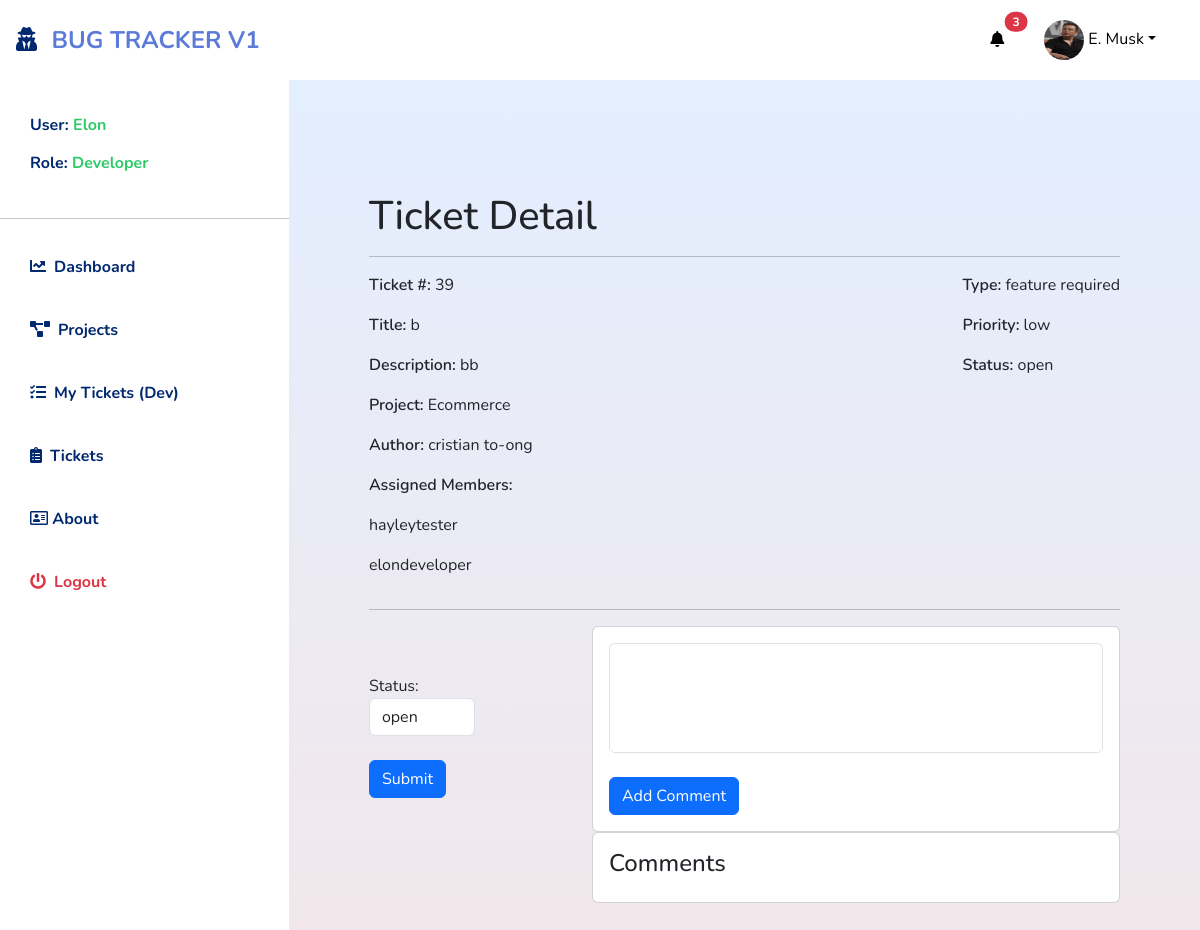
Screenshot of /bugtracker/tickets/39/ (signed in) with the database file from the repository.
### accounts/models.py (models this page shows, shortened)
class EmployeeProfile(models.Model):
  user = models.OneToOneField(User, on_delete=models.CASCADE, related_name='profile')
  employee_id = models.CharField(max_length=128, blank=True)
  first_name = models.CharField(max_length=200, blank=True)
  last_name = models.CharField(max_length=200, blank=True)
  email = models.EmailField(max_length=200, blank=True)
  role = models.ForeignKey(Role,on_delete=models.CASCADE)
  avatar = models.ImageField(default='avatar.png', upload_to='avatars/', blank=True)
  phone_number = models.CharField(max_length=50, blank=True)
  updated = models.DateTimeField(auto_now=True)
  created = models.DateTimeField(auto_now_add=True)
  class Meta:
    ordering = ('-created',)
  def __str__(self):
    return self.first_name + " " + self.last_name
  def get_fullname(self):
    return self.first_name + " " + self.last_name

class Role(models.Model):
  role = models.CharField(max_length=50)

### bugtrackerapp/models.py (models this page shows, shortened)
class Ticket(models.Model):
  title = models.CharField(max_length=200,null=True,blank=True)
  ticket_description = models.TextField(null=True,blank=True)
  image = models.ImageField(upload_to='ticketimgs/', blank=True, null=True)
  project = models.ForeignKey(Project, on_delete=models.CASCADE)
  author = models.ForeignKey(EmployeeProfile, on_delete=models.CASCADE, related_name='tickets', unique=False)
  assign_members = models.ManyToManyField(User, related_name='devs', blank=True)
  type = models.ForeignKey(Type, on_delete=models.CASCADE)
  priority = models.ForeignKey(Priority, on_delete=models.CASCADE)
  status = models.ForeignKey(Status, on_delete=models.CASCADE)
  updated = models.DateTimeField(auto_now=True)
  created = models.DateTimeField(auto_now_add=True)
  history = HistoricalRecords(cascade_delete_history=True)
  class Meta:
    ordering = ('-created',)
  def __str__(self):
    return self.title

class Project(models.Model):
  name = models.CharField(max_length=200,null=True,blank=True)
  description = models.TextField(null=True,blank=True)
  submission_date = models.DateField(blank=True, null=True)
  assigned_members = models.ManyToManyField(EmployeeProfile)
  updated = models.DateTimeField(auto_now=True)
  created = models.DateTimeField(auto_now_add=True)
  def __str__(self):
    return self.name

class Type(models.Model):
  type = models.CharField(max_length=100, null=True,blank=True)
  def __str__(self):
    return self.type

class Priority(models.Model):
  priority = models.CharField(max_length=100, null=True,blank=True)
  def __str__(self):
    return self.priority

class Status(models.Model):
  status = models.CharField(max_length=100, null=True,blank=True)
  def __str__(self):
    return self.status

### bugtrackerapp/views.py (the view, shortened to what this page needs)
# urls.py: path('tickets/<int:ticket_id>/', views.ticket_detail, name='ticket_detail'),
@login_required(login_url="/")
def ticket_detail(request, ticket_id):
  comment = ''
  comment_user = ''
  assigned_users = []
  image_url = ''
  comment_form = CommentForm(request.POST or None)
  ticket = get_object_or_404(Ticket, id=ticket_id)
  edit_ticket_dev_form = EditTicketFormDev(instance=ticket)
  ticket_developer = Ticket.objects.filter(assign_members=request.user)
  is_user_ticket = ticket.author == request.user.profile
  is_developer_ticket = ticket.assign_members.contains(request.user)
  is_tester_ticket = ticket.assign_members.contains(request.user)
  comments = Comment.objects.filter(ticket=ticket).order_by('-date')
  context = {
  'ticket':ticket,
  'is_user_ticket':is_user_ticket,
  'is_developer_ticket':is_developer_ticket,
  'is_tester_ticket':is_tester_ticket,
  'comments': comments,
  'comment_user': comment_user,
  'comment_form':comment_form,
  'edit_ticket_dev_form':edit_ticket_dev_form,
  'image_url': image_url,
  }
  return render(request, 'bugtrackerapp/ticket_detail.html', context)

### bugtrackerapp/forms.py
class CommentForm(forms.ModelForm):
  class Meta:
    model = Comment
    fields = ('body',)
    labels = {
      'body': '',
    }
    widgets = {
      'body': forms.Textarea(attrs={'class':'form-control', 'style':'resize:none;', 'rows':4, 'cols': 50}),
    }

class EditTicketFormDev(forms.ModelForm):
  class Meta:
    model = Ticket
    fields = ('status',)
    labels = {
    'status': 'Status',
  }
    widgets = {
    'status': forms.Select(attrs={'class':'form-control'}),
    }

### bugtrackerapp/context_processors.py (called while the page is built)
def my_context_processor(request):
  try:
    notification = Notification.objects.filter(notif_receiver=request.user.profile)
  except:
    notification = None
  return {
    'notification':notification,
  }

### bugtrackerapp/templates/bugtrackerapp/ticket_detail.html (shortened to what this page needs)
{% extends 'base.html' %}
{% load static %}
{% block content %}
<h1>Ticket Detail</h1>
<hr>
<div class="d-flex flex-row flex-wrap justify-content-between">
  <div class="info">
    <p><label class="ticket-label">Ticket #:</label> {{ticket.id}}</p>
    <p><label class="ticket-label">Title:</label> {{ticket.title}}</p>
    <p><label class="ticket-label">Description:</label> {{ticket.ticket_description}}</p>
    <p><label class="ticket-label">Project:</label> {{ticket.project}}</p>
    <p><label class="ticket-label">Author:</label> {{ticket.author}}</p>
    <p><label class="ticket-label">Assigned Members:</label></p>
    {% for devs in ticket.assign_members.all %}
    <p>{{devs}}</p>
    {% endfor %}
  </div>
  <div class="info2">
    <p><label class="ticket-label">Type:</label> {{ticket.type}}</p>
    <p><label class="ticket-label">Priority:</label> {{ticket.priority}}</p>
    <p><label class="ticket-label">Status:</label> {{ticket.status}}</p>
  </div>
</div>
<hr>
<div class="d-flex flex-row flex-wrap justify-content-between">
  <div>
    <br><br>
    {% if is_developer_ticket and request.user.profile.role.role == "Developer" %}
    <form method="POST">
      {{edit_ticket_dev_form}}
      <br>
      <button type="submit" class="btn btn-primary">Submit</button>
    </form>
    {% endif %}
  </div>
  <div>
    <div class="card">
      <div class="card-body">
        <form method="POST">
          {{comment_form}}
          <br>
          <button type="submit" class="btn btn-primary">Add Comment</button>
        </form>
      </div>
    </div>
    <div class="card">
      <div class="card-body">
        <h4>Comments</h4>
      </div>
    </div>
  </div>
</div>
{% endblock content %}

### templates/includes/navbartop.html (shortened to what this page needs)
{% load static %}
{% if user.is_authenticated %}
<div class="navbar-top">
  <div class="sidebar-heading text-center py-4 primary-text fs-4 fw-bold text-uppercase border-bottom"><i
      class="fas fa-user-secret me-2"></i>
    <a href="{% url 'bugtracker:home' %}">Bug Tracker V1</a>
  </div>
  <div class="navbar-menus">
    <div class="dropdown">
      <a class="btn btn-secondary" href="#" role="button" data-bs-toggle="dropdown" aria-expanded="false">
        <i class="fas fa-bell"></i>
        <span class="position-absolute top-0 start-100 translate-middle badge rounded-pill bg-danger">
          {{notification.count}}
        </span>
      </a>
    </div>
    <div class="dropdown dropdown-account">
      <a class="btn btn-secondary dropdown-account-toggle" href="#" role="button" data-bs-toggle="dropdown"
        aria-expanded="false">
        {% if request.user.profile.avatar %}
          <img src="{{request.user.profile.avatar.url}}" alt="profile pic" class="dropdown-account-profile-pic">
        {% endif %}
        <span class=" dropdown-toggle">{{request.user.profile.first_name.0|title}}.
          {{request.user.profile.last_name|capfirst}}</span>
      </a>
    </div>
  </div>
</div>
{% endif %}

### templates/includes/navbar.html (shortened to what this page needs)
{% load static %}
<div class="d-flex" id="wrapper">
        <div class="bg-white main-navbar" id="sidebar-wrapper">
                <div class="list-group list-group-flush my-3">
                        {% if user.is_authenticated %}
                        <h6 class="list-group-item list-group-item-action bg-transparent second-text active">
                                User: <span style="color: #2ECA6A;">{{request.user.profile.first_name|title}}</span>
                                <br>
                                <br>
                                Role: <span style="color: #2ECA6A;">{{request.user.profile.role.role}}</span>
                        </h6>
                        <hr>
                        <a href="{% url 'bugtracker:home' %}"
                                class="list-group-item list-group-item-action bg-transparent second-text active"><i
                                        class="fas fa-chart-line me-2"></i>Dashboard</a>
                        <a href="{% url 'bugtracker:projects_view' %}"
                                class="list-group-item list-group-item-action bg-transparent second-text fw-bold active"><i
                                        class="fas fa-project-diagram me-2"></i>Projects</a>
                        {% if request.user.profile.role.role == "Developer" %}
                        <a href="{% url 'bugtracker:tickets_tester' %}"
                                class="list-group-item list-group-item-action bg-transparent second-text fw-bold active"><i
                                        class="fas fa-tasks me-2"></i>My Tickets (Dev)</a>
                        {% endif %}
                        <a href="{% url 'bugtracker:tickets_view' %}"
                                class="list-group-item list-group-item-action bg-transparent second-text fw-bold active"><i
                                        class="fas fa-clipboard-list me-2"></i>Tickets</a>
                        {% endif %}
                        {% if user.is_authenticated %}
                        <a href="{% url 'bugtracker:about' %}"
                                class="list-group-item list-group-item-action bg-transparent fw-bold active">
                                <i class="far fa-address-card"></i> About
                        </a>
                        <a href="{% url 'accounts:logout_view' %}"
                                class="list-group-item list-group-item-action bg-transparent text-danger fw-bold active"><i
                                        class="fas fa-power-off me-2"></i>Logout</a>
                        {% endif %}
                </div>
        </div>

### templates/base.html (style rules this page uses)
:root { --main-bg-color: #012970; --main-text-color: #012970; --second-text-color: #bbbec5; --second-bg-color: #c1efde; }
body { font-family: 'Nunito', sans-serif; }
.ticket-label { font-weight: 600; }
.sidebar-heading { border: none !important; }
.navbar-top { z-index: -9999 !important; display: flex; justify-content: space-between; align-items: center; padding: 0.5rem 1rem; height: 5rem; }
.dropdown { border: none; margin-right: 1rem; }
.dropdown>a { background: #fff; color: #000; width: 100%; border: none; }
.navbar-menus { display: flex; align-items: center; }
.dropdown-account-toggle { width: 100% !important; }
.dropdown-account-profile-pic { width: 40px; height: 40px; border-radius: 50%; }
a { color: #5C7BD9; text-decoration: none; }
.primary-text { color: var(--main-text-color); }
.second-text { color: var(--second-text-color); }
#wrapper { overflow-x: hidden; background: #F5F8FE; }
#sidebar-wrapper { min-height: 100vh; margin-left: -15rem; -webkit-transition: margin 0.25s ease-out; -moz-transition: margin 0.25s ease-out; -o-transition: margin 0.25s ease-out; transition: margin 0.25s ease-out; }
.main-navbar { z-index: 999 !important; width: 400px; }
.list-group-item { border: none; padding: 20px 30px; width: 100%; }
.list-group-item.active { color: var(--main-text-color); font-weight: bold; border: none; }
@media (min-width: 768px) { #sidebar-wrapper { margin-left: 0; } }
.navbar-top { display: flex; justify-content: space-between; padding: 0.50rem 1rem; }

### rows the page displays
Ticket: id "39", title "b", ticket_description "bb", project "Ecommerce", author "cristian to-ong", type "feature required", priority "low", status "open"
Status: status "open"

### other values shown
{{ notification.count }} "3"
{{ request.user.profile.first_name.0|title }} "E"
{{ request.user.profile.last_name|capfirst }} "Musk"
{{ request.user.profile.first_name|title }} "Elon"
{{ request.user.profile.role.role }} "Developer"
{{ devs }} "hayleytester"
{{ devs }} "elondeveloper"
